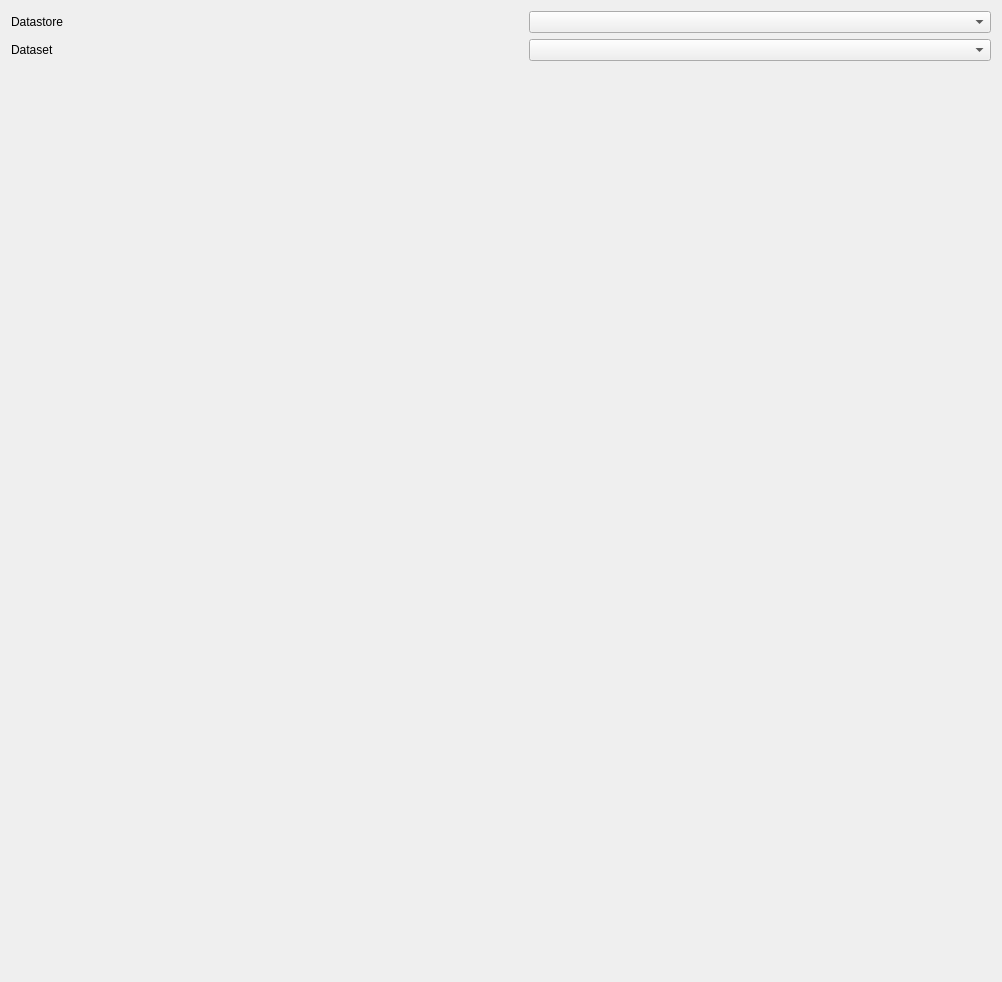
<?xml version="1.0" encoding="UTF-8"?>
<ui version="4.0">
 <class>WizardPage</class>
 <widget class="QWizardPage" name="WizardPage">
  <property name="geometry">
   <rect>
    <x>0</x>
    <y>0</y>
    <width>1002</width>
    <height>982</height>
   </rect>
  </property>
  <property name="windowTitle">
   <string>WizardPage</string>
  </property>
  <layout class="QGridLayout" name="gridLayout">
   <item row="2" column="0" colspan="3">
    <widget class="PublicationForm" name="wdg_publication_form" native="true"/>
   </item>
   <item row="1" column="2">
    <widget class="StoredDataComboBox" name="cbx_stored_data"/>
   </item>
   <item row="0" column="0" colspan="2">
    <widget class="QLabel" name="lbl_datastore">
     <property name="sizePolicy">
      <sizepolicy hsizetype="Fixed" vsizetype="Preferred">
       <horstretch>0</horstretch>
       <verstretch>0</verstretch>
      </sizepolicy>
     </property>
     <property name="text">
      <string>Datastore</string>
     </property>
    </widget>
   </item>
   <item row="1" column="0">
    <widget class="QLabel" name="lbl_stored_data">
     <property name="sizePolicy">
      <sizepolicy hsizetype="Fixed" vsizetype="Preferred">
       <horstretch>0</horstretch>
       <verstretch>0</verstretch>
      </sizepolicy>
     </property>
     <property name="text">
      <string>Dataset</string>
     </property>
    </widget>
   </item>
   <item row="0" column="2">
    <widget class="DatastoreComboBox" name="cbx_datastore"/>
   </item>
  </layout>
 </widget>
 <customwidgets>
  <customwidget>
   <class>DatastoreComboBox</class>
   <extends>QComboBox</extends>
   <header>geoplateforme.gui.cbx_datastore</header>
  </customwidget>
  <customwidget>
   <class>StoredDataComboBox</class>
   <extends>QComboBox</extends>
   <header>geoplateforme.gui.cbx_stored_data</header>
  </customwidget>
  <customwidget>
   <class>PublicationForm</class>
   <extends>QWidget</extends>
   <header location="global">geoplateforme.gui.publication_creation.wdg_publication_form.h</header>
   <container>1</container>
  </customwidget>
 </customwidgets>
 <resources/>
 <connections/>
</ui>
